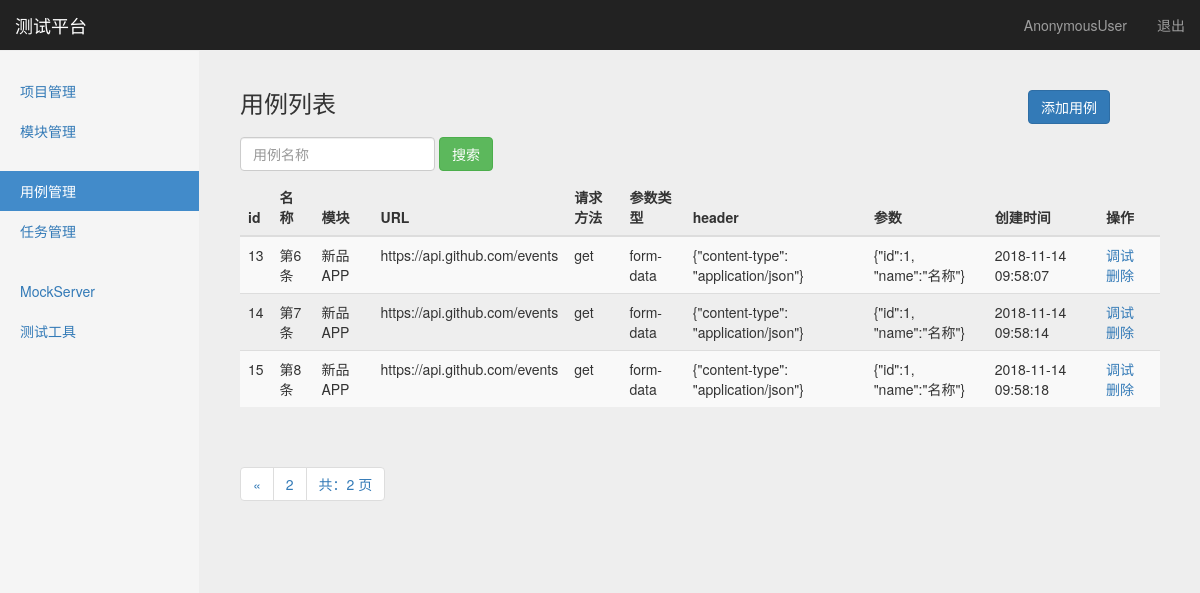
The app's page /interface/case_manage/?page=2, older data.
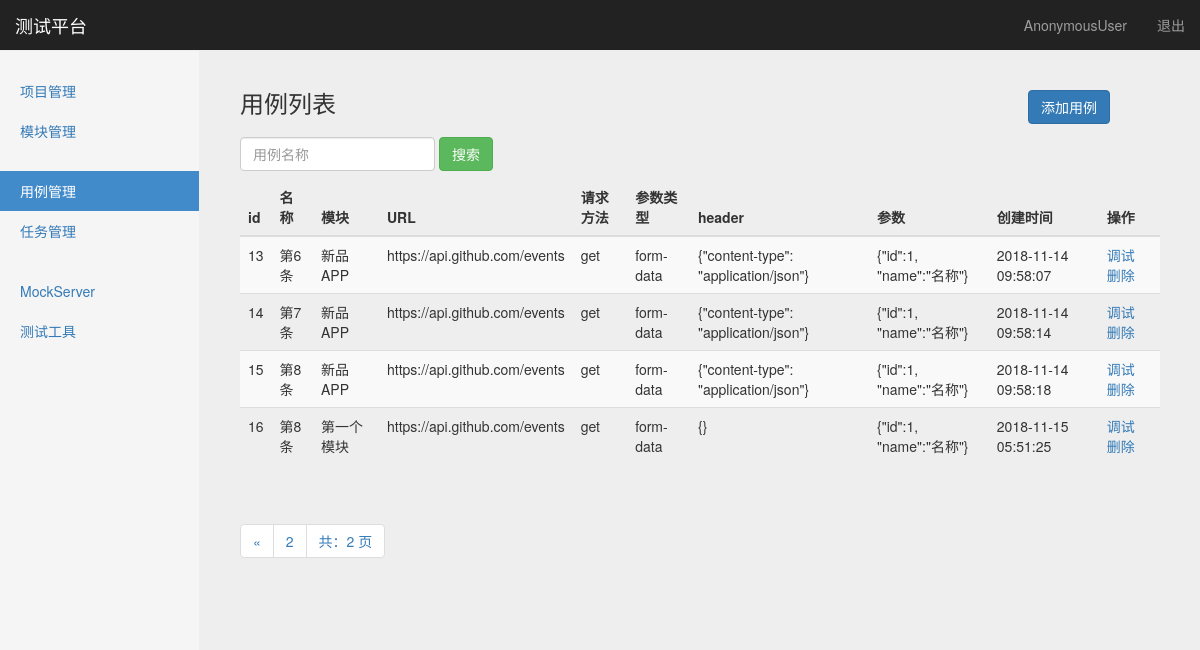
The same page, newer data.
### interface_app/models.py (models this page shows, shortened)
class TestCase(models.Model):
    module = models.ForeignKey(Module, on_delete=models.CASCADE)
    name = models.CharField("名称", max_length=100, blank=False, default="")
    url = models.TextField("URL", default="")
    req_method = models.CharField("方法", max_length=10, default="")
    req_type = models.CharField("参数类型", max_length=10, default="")
    req_header = models.TextField("header", default="")
    req_parameter = models.TextField("参数", default="")
    response_assert = models.TextField("断言", default="")
    create_time = models.DateTimeField("创建时间", auto_now_add=True)

### project_app/models.py (models this page shows)
class Module(models.Model):
    project = models.ForeignKey(ProjectManage, on_delete=models.CASCADE)
    title = models.CharField("名称", max_length=100, blank=False, default="")  # 名称
    description = models.TextField("描述", max_length=100, default="")  # 描述
    create_time = models.DateTimeField("创建时间", auto_now_add=True)  # 创建时间
    def __str__(self):
        return self.title

### interface_app/views/testcase_views.py (the view)
# urls.py: path('case_manage/', testcase_views.case_manage),
def case_manage(request):
    cases_list = TestCase.objects.get_queryset().order_by('id')
    paginator = Paginator(cases_list, 10)
    page = request.GET.get("page")
    try:
        contacts = paginator.page(page)
    except PageNotAnInteger:
        contacts = paginator.page(1)
    except EmptyPage:
        contacts = paginator.page(paginator.num_pages)
    return render(request, "case_manage.html",
                  {"cases": contacts,
                   "type": "list"})

### templates/case_manage.html (shortened to what this page needs)
{% extends "base.html" %}
{% block content %}
  <body>
    <nav class="navbar navbar-inverse navbar-fixed-top">
      <div class="container-fluid">
        <div class="navbar-header">
          <a class="navbar-brand" href="#">测试平台</a>
        </div>
        <div id="navbar" class="navbar-collapse collapse">
          <ul class="nav navbar-nav navbar-right">
            <li><a href="#">{{ user }}</a></li>
            <li><a href="/logout/">退出</a></li>
          </ul>
        </div>
      </div>
    </nav>
    <div class="container-fluid">
      <div class="row">
        <div class="col-sm-3 col-md-2 sidebar">
          <ul class="nav nav-sidebar">
            <li> <a href="/manage/project_manage/">项目管理</a></li>
            <li><a href="/manage/module_manage/">模块管理</a></li>
          </ul>
          <ul class="nav nav-sidebar">
            <li class="active"><a href="#">用例管理</a></li>
            <li><a href="">任务管理</a></li>
          </ul>
          <ul class="nav nav-sidebar">
            <li><a href="">MockServer</a></li>
            <li><a href="">测试工具</a></li>
          </ul>
        </div>
        {% if type == 'list'%}
        <div class="col-sm-9 col-sm-offset-3 col-md-10 col-md-offset-2 main">
         <div>
          <h3 class="sub-header">用例列表
                <button type="button" class="btn btn-primary" style="float: right;margin-right: 50px;"
                onclick="window.location.href='/interface/add_case/'">添加用例</button>
          </h3>
                <form class="navbar-form" method="get" action="/interface/search_case_name/" style="padding-left: 0px;">
                    <div class="form-group">
                        <input name="case_name" type="text" placeholder="用例名称" class="form-control">
                    </div>
                    <button type="submit" class="btn btn-success">搜索</button>
                </form>
         </div>
          <div class="table-responsive">
            <table class="table table-striped">
              <thead>
                <tr>
                  <th>id</th>
                  <th>名称</th>
                  <th>模块</th>
                  <th>URL</th>
                  <th>请求方法</th>
                  <th>参数类型</th>
                  <th>header</th>
                  <th>参数</th>
                  <th>创建时间</th>
                  <th>操作</th>
                </tr>
              </thead>
              <tbody>
                {% for case in cases %}
                  <tr>
                    <td>{{ case.id }}</td>
                    <td>{{ case.name }}</td>
                    <td>{{ case.module }}</td>
                    <td>{{ case.url }}</td>
                    <td>{{ case.req_method }}</td>
                    <td>{{ case.req_type }}</td>
                    <td>{{ case.req_header }}</td>
                    <td>{{ case.req_parameter }}</td>
                    <td>{{ case.create_time | date:"Y-m-d H:i:s" }}</td>
                    <td>
                      <a href="/interface/debug_case/{{case.id}}/">调试</a>&ensp;
                      <a href="/interface/delete_case/{{case.id}}/">删除</a>
                    </td>
                  </tr>
                {% endfor %}
              </tbody>
            </table>
               <div class="pagination">
                  <span class="step-links">
                    <ul class="pagination">
                      {% if cases.has_previous %}
                        <li><a href="?search={{ search }}&page={{ cases.previous_page_number }}">&laquo;</a></li>
                      {% endif %}
                       <li><a href="#">{{ cases.number }}</a></li>
                      <li><a href="#">共：{{ cases.paginator.num_pages }} 页</a></li>
                    </ul>
                  </span>
               </div>
          </div>
        </div>
      {% endif %}
           </div>
      </div>
  </body>
{% endblock %}

### templates/base.html (shortened to what this page needs)
<!DOCTYPE html>
<html lang="zh-CN">
<head>
  {% load static %}
  <link href="{% static  'css/bootstrap.min.css'%}" rel="stylesheet">
  <link href="{% static 'css/signin.css' %}" rel="stylesheet">
  <link href="{%static 'css/dashboard.css'%}" rel="stylesheet">
</head>
<body>
{% block content %}
{% endblock %}
</body>
</html>

### static/css/signin.css (style rules this page uses)
body { padding-top: 40px; padding-bottom: 40px; background-color: #eee; }

### static/css/dashboard.css (style rules this page uses)
body { padding-top: 50px; }
.sub-header { padding-bottom: 10px; border-bottom: 1px solid #eee; }
.navbar-fixed-top { border: 0; }
.sidebar { display: none; }
@media (min-width: 768px) { .sidebar { position: fixed; top: 51px; bottom: 0; left: 0; z-index: 1000; display: block; padding: 20px; overflow-x: hidden; overflow-y: auto; background-color: #f5f5f5; border-right: 1px solid #eee; } }
.nav-sidebar { margin-right: -21px; margin-bottom: 20px; margin-left: -20px; }
.nav-sidebar > li > a { padding-right: 20px; padding-left: 20px; }
.nav-sidebar > .active > a, .nav-sidebar > .active > a:hover, .nav-sidebar > .active > a:focus { color: #fff; background-color: #428bca; }
.main { padding: 20px; }
@media (min-width: 768px) { .main { padding-right: 40px; padding-left: 40px; } }

Row changes from the older to the newer data that the page shows:
added TestCase: id "16", name "第8条", module "第一个模块", url "https://api.github.com/events", req_method "get", req_type "form-data", req_header "{}", req_parameter "{\"id\":1, \"name\":\"名称\"}", create_time "2018-11-15 05:51:25"
